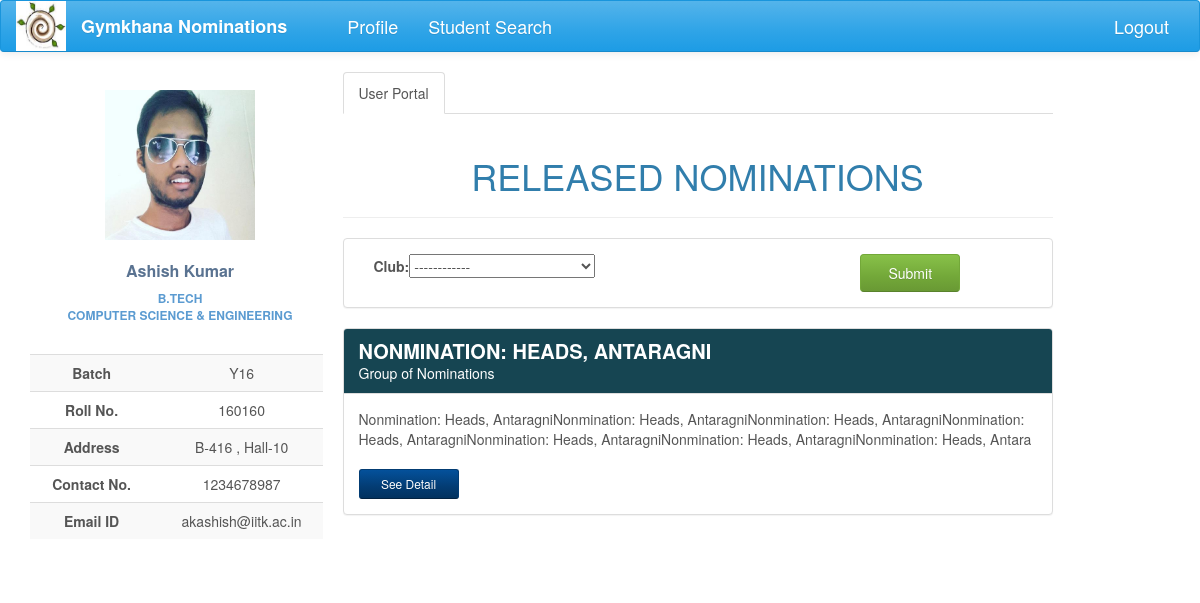
Screenshot of /nominations/ (signed in) with the database file from the repository.
### nomi/models.py (models this page shows, shortened)
class UserProfile(models.Model):
    user = models.OneToOneField(User, on_delete=models.CASCADE)
    user_img = models.ImageField(upload_to=user_directory_path, null=True, blank=True)
    name = models.CharField(max_length=40, blank=True)
    roll_no = models.IntegerField(null=True)
    year = models.CharField(max_length=4, choices=YEAR, default='Y16')
    programme = models.CharField(max_length=7, choices=PROGRAMME, default='B.Tech')
    department = models.CharField(max_length=200, choices=DEPT, default='AE')
    hall = models.CharField(max_length=10, choices=HALL, default=1)
    room_no = models.CharField(max_length=10, null=True, blank=True)
    contact = models.CharField(max_length=10, null=True, blank=True)
    def image_url(self):
        if self.user_img and hasattr(self.user_img, 'url'):
            return self.user_img.url
        else:
            return '/static/nomi/img/banner.png'

class GroupNomination(models.Model):
    name = models.CharField(max_length=2000, null=True)
    description = models.CharField(max_length=5000, null=True, blank=True)
    nominations = models.ManyToManyField(Nomination, symmetrical=False, blank=True)
    status = models.CharField(max_length=50, choices=G_STATUS, default='created')
    opening_date = models.DateField(null=True, blank=True, default=timezone.now)
    approvals = models.ManyToManyField(Post, related_name='group_approvals', symmetrical=False, blank=True)
    tags = models.ManyToManyField(Club, related_name='club_group', symmetrical=False, blank=True)

### nomi/views.py (the view, shortened to what this page needs)
@login_required
def index(request):
    if request.user.is_authenticated:
        try:
            today = datetime.now()
            posts = Post.objects.filter(post_holders=request.user)
            username = UserProfile.objects.get(user=request.user)
            club_filter = ClubFilter(request.POST or None)
            grouped_nomi = GroupNomination.objects.filter(status='out')
            nomi = Nomination.objects.filter(group_status='normal').filter(status='Nomination out')
            result_query = sorted(chain(nomi, grouped_nomi), key=attrgetter('opening_date'), reverse=True)
            return render(request, 'index1.html', context={'posts': posts, 'username': username,
                                                            'club_filter': club_filter,
                                                           'result_query': result_query,'today':today})
        except ObjectDoesNotExist:
            profile = UserProfile.objects.create(user=request.user)
            pk = profile.pk
            return HttpResponseRedirect(reverse('profile_update', kwargs={'pk': pk}))
    else:
        return HttpResponseRedirect(reverse('login'))

### nomi/forms.py
class ClubFilter(forms.Form):
    club = forms.ChoiceField( choices=[('','------------')] + [(o.id, o) for o in Club.objects.all()],  widget=forms.Select )

### nomi/global_contexts.py (called while the page is built)
def context(request):
    if request.user.is_authenticated:
        try:
            my_profile = UserProfile.objects.get(user=request.user)
            my_posts = Post.objects.filter(post_holders=request.user)
            length = len(my_posts)
            senate = False
            for post in my_posts:
                if post.perms == 'can ratify the post':
                    senate = True
            return {'my_posts': my_posts, 'my_profile': my_profile, 'senate': senate, 'length': length}
        except ObjectDoesNotExist:
            return {'my_posts': 0, 'my_profile': 0}
    else:
        return {'my_posts': 0, 'my_profile': 0}

### nomi/models.py (called while the page is built)
    def __str__(self):
        return self.club_name

### nomi/templatetags/temp_tags.py (called while the page is built)
@register.filter
def to_class_name(value):
    return value.__class__.__name__

@register.filter
def group_status(group):
    out = False
    for nomi in group.nominations.all():
        if nomi.status == 'Nomination out':
            out = True
            break
    return out

### nomi/templates/index1.html (shortened to what this page needs)
{% extends 'base2.html' %}
{% load staticfiles %}
{% load bootstrap %}
{% load temp_tags %}
{% block content %}
<div class="profile-content ">
    <div>
         <ul class="nav nav-tabs">
             <li class="active"><a href="#user" data-toggle="tab" aria-expanded="true">User Portal</a></li>
         </ul>
    </div>
    <div id="myTabContent" class="tab-content">
         <div class="tab-pane fade active in profile-nominations" id="user">
                <br>
                  <h1 style="text-align: center">RELEASED NOMINATIONS</h1>
                    <hr>
             <div class="panel panel-default">
                  <div class="panel-body">
                    <form action="" method="post">
                        <div class = col-lg-8 >
                           {{club_filter|bootstrap_horizontal}}
                        </div>
                    <div class="col-lg-3 text-center">
                        <input type="submit" value="Submit" class="btn-success btn nomi-filter" />
                    </div>
                    </form>
                  </div>
                </div>
                    {% for nomi in result_query %}
                    {% if nomi|to_class_name == 'Nomination' %}
                            {% if nomi.deadline < today.date  %}
                            <div  class="panel panel-danger">
                                <div class="panel-heading" style="background-color: #a09233">
                                    <h3 class="panel-title" style="font-weight: bolder; font-size: 20px">{{ nomi.name.upper }}  y</h3>
                                    <span style="font-weight: bolder">Preference : </span>
                                    <span class="label label-primary">{{nomi.year_choice}}</span>
                                    <span class="label label-success">{{nomi.dept_choice}}</span>
                                </div>
                                <div class="panel-body">
                                    <div><span style="font-weight: bold">Release Date: </span> {{nomi.opening_date}}</div>
                                    <p style="color:red"><span style="font-weight:bolder"> Deadline :  </span>{{nomi.deadline}}</p>
                                    {% autoescape off %}
                                        <p>{{nomi.description|slice:":200"}} ...</p>
                                    {% endautoescape %}
                                    <a href="{% url 'nomi_detail' nomi_pk=nomi.pk %}"
                                       class="btn btn-sm read-more-button btn-danger">Read More</a>
                                </div>
                            </div>
                            {% else %}
                            <div  class="panel panel-success">
                                <div class="panel-heading" style="background-color: #a09233">
                                    <h3 class="panel-title" style="font-weight: bolder; font-size: 20px">{{ nomi.name.upper }} no</h3>
                                    <span style="font-weight: bolder">Preference : </span>
                                    <span class="label label-primary">{{nomi.year_choice}}</span>
                                    <span class="label label-success">{{nomi.dept_choice}}</span>
                                </div>
                                <div class="panel-body">
                                    <div><span style="font-weight: bold">Release Date: </span> {{nomi.opening_date}}</div>
                                    <p><span style="font-weight: bolder"> Deadline :  </span>{{nomi.deadline}}</p>
                                    {% autoescape off %}
                                        <p>{{nomi.description|slice:":200"}} ...</p>
                                    {% endautoescape %}
                                    <a href="{% url 'nomi_detail' nomi_pk=nomi.pk %}"
                                       class="btn btn-sm read-more-button btn-danger">Read More</a>
                                </div>
                            </div>
                            {% endif %}
                        {% elif nomi|group_status %}
                        <div class="panel panel-success">
                            <div class="panel-heading" style="background-color: #164552">
                            <h3 class="panel-title" style="font-weight: bolder; font-size: 20px">{{ nomi.name.upper }}</h3>
                            <span>Group of Nominations</span>
                            </div>
                            <div class="panel-body">
                            <p>{{nomi.description|slice:":200"}}</p>
                            <a href="{% url 'group_nomi_detail' pk=nomi.pk %}"
                            class="btn btn-sm read-more-button btn-info">See Detail</a>
                            </div>
                        </div>
                        {% endif %}
                    {% endfor %}
         </div>
    </div>
    </div>
</div>
{% endblock %}

### nomi/templates/base2.html (shortened to what this page needs)
<!DOCTYPE html>
<html lang="en">
{% load staticfiles %}
{% load bootstrap %}
<head>
    <link href="https://maxcdn.bootstrapcdn.com/bootswatch/3.3.7/cerulean/bootstrap.min.css" rel="stylesheet"
>
    <link href="https://maxcdn.bootstrapcdn.com/font-awesome/4.7.0/css/font-awesome.min.css" rel="stylesheet"
>
    <link rel="stylesheet" href="{% static 'nomi/css/main.css' %}" type="text/css">
</head>
<body>
{% block navigation %}
<nav class="navbar navbar-default" id="navbar">
    <div class="container-fluid">
        <div class="navbar-header">
            <a href="#">
                <div>
                    <a href={% url 'index' %}><img src="{% static 'nomi/img/gym.jpg' %}" width="50" height="50"></a>
                </div>
        </div>
        <div class="collapse navbar-collapse" id="bs-example-navbar-collapse-1">
            <ul class="nav navbar-nav">
                <li><a href="{% url 'index' %}" id="brand">Gymkhana Nominations</a></li>
                <li><a href="{% url 'profile' %}" id="navbar-links">Profile</a></li>
                <li><a href="{% url 'info:info' %}" id="navbar-links">Student Search</a></li>
            </ul>
            <ul class="nav navbar-nav navbar-right">
                <li id="navbar-links"><a href="{% url 'logout' %}?next={% url 'login' %}">Logout</a></li>
            </ul>
        </div>
</nav>
{% endblock %}
<div class="container-fluid">
    <div  class="row profile">
        <div class="col-lg-3 col-md-3">
            {% block profile %}
            <div id="profile" class="profile-sidebar" style="position:fixed">
                <div class="profile-userpic">
                    <img src="{{ my_profile.image_url }}" class="img-responsive" alt="">
                </div>
                <div class="profile-usertitle">
                    <div class="profile-usertitle-name">
                        {{my_profile.name}}
                    </div>
                    <div class="profile-usertitle-job">
                        {{my_profile.programme}} <br> {{my_profile.department}}
                    </div>
                </div>
                <div class="profile-usermenu">
                    <table class="table table-striped table-hover ">
                        <tbody>
                        <tr>
                            <td id="topic">Batch</td>
                            <td>{{my_profile.year}} </td>
                        </tr>
                        <tr>
                            <td id="topic">Roll No.</td>
                            <td>{{my_profile.roll_no}} </td>
                        </tr>
                        <tr>
                            <td id="topic">Address</td>
                            <td>{{my_profile.room_no}} , Hall-{{my_profile.hall}}</td>
                        </tr>
                        <tr>
                            <td id="topic">Contact No.</td>
                            <td>{{ my_profile.contact }}</td>
                        </tr>
                        <tr>
                            <td id="topic">Email ID</td>
                            <td>{{my_profile.user}}@iitk.ac.in</td>
                        </tr>
                        </tbody>
                    </table>
                </div>
            </div>
            {% endblock %}
        </div>
        <div class="col-lg-8 col-md-8">
            {% block content %}{% endblock %}
        </div>
    </div>
</body>
</html>

### nomi/static/nomi/css/main.css (style rules this page uses)
#brand { text-decoration: none; font-size: large; font-weight: bold; margin-right: 30px; }
#navbar-links { font-size: large; }
#navbar { position: fixed; width: 100%; z-index: 100; }
body { background: #ffffff; }
.profile { margin: 20px 0; }
.profile-sidebar { padding: 20px 0 10px 0; width: 300px; margin-top: 50px; }
.profile-userpic img { float: none; margin: 0 auto; width: 50%; height: 50%; }
.profile-usertitle { text-align: center; margin-top: 20px; }
.profile-usertitle-name { color: #5a7391; font-size: 16px; font-weight: 600; margin-bottom: 7px; }
.profile-usertitle-job { text-transform: uppercase; color: #5b9bd1; font-size: 12px; font-weight: 600; margin-bottom: 15px; }
.profile-usermenu { margin-top: 30px; }
.profile-usermenu table tbody tr td { text-align: center; }
#topic { font-weight: bolder; }
.profile-content { z-index: 0; margin-top: 32px; padding: 20px; background: #ffffff; min-height: 460px; }
.btn { width: 150px; }
.read-more-button { margin-top: 10px; width: 100px; }
.nomi-filter { margin-left: 30px; width: 100px; }
.panel-success { transition: box-shadow 0.2s; }

### rows the page displays
UserProfile: image_url (picture), name "Ashish Kumar", programme "B.TECH", department "COMPUTER SCIENCE & ENGINEERING", year "Y16", roll_no "160160", room_no "B-416", hall "10", contact "1234678987", user "akashish"
GroupNomination: name "NONMINATION: HEADS, ANTARAGNI", description "Nonmination: Heads, AntaragniNonmination: Heads, AntaragniNonmination: Heads, AntaragniNonmination: Heads, AntaragniNonmination: Heads, AntaragniNonmination: Heads, AntaragniNonmination: Heads, Antara"
